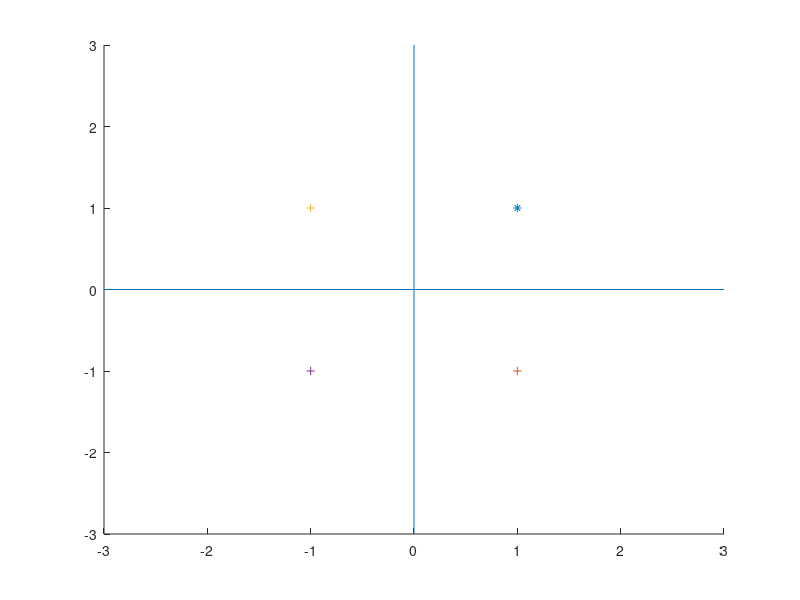

Reproduce this figure in MATLAB.
%2 class classification depicted for AND gate.
set(gca,'Xlim',[-3 3]);
set(gca,'Ylim',[-3 3]);
hold on;
line([0,0],ylim);
line(xlim,[0,0]);
x = [1 1;1 -1; -1 1; -1 -1];
y = [1;-1;-1;-1];
plot(1,1,'*');plot(1,-1,'+');plot(-1,1,'+');plot(-1,-1,'+');
hold on;
ask='n';
while ask=='n'
disp('Enter 2 coordinates for drawing a decision boundary');
x1 = input('First x-coordinate : ');
y1 = input('First y-coordinate : ');
x2 = input('Second x-coordinate : ');
y2 = input('Second y-coordinate : ');
disp('Plotting decision boundary');
plot([x1 x2],[y1 y2],'r'); hold on;
ask = input('Is the data linearly separated ? (y/n) ', 's');
end
disp('On comparing, the final bias and weights are obtained');
w2 = 1;
m=(y2-y1)/(x2-x1);
w1 = -m;
b= -(1-m);
disp( 'Weights');
disp(w1); disp(w2);
disp('Bias');
disp(b);

